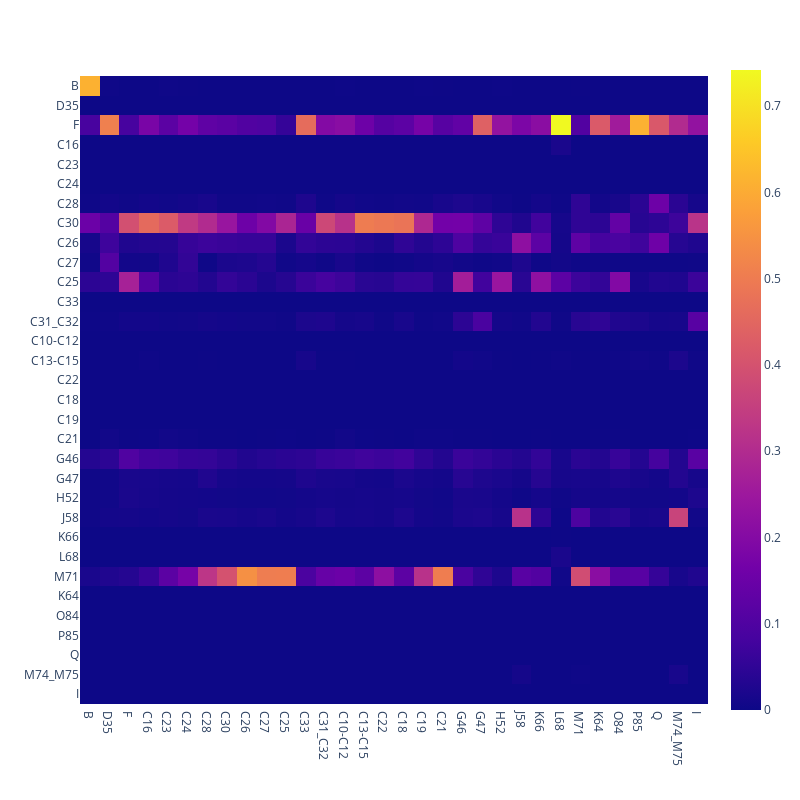

Source (notebook cell):
### Code cell
fig = px.imshow(avg_net)
fig.update_layout(
    autosize=False,
    width=800,
    height=800
)
fig.show()

### Figure 1 — Plotly figure (JSON) as saved in the notebook; plotly's stock layout.template omitted (floating-point values rounded to 4 significant figures; data arrays with more than 128 entries replaced by an {"elided": "..."} marker saying what was removed)
{"data": [{"coloraxis": "coloraxis", "hovertemplate": "x: %{x}<br>y: %{y}<br>color: %{z}<extra></extra>", "name": "0", "type": "heatmap", "x": ["B", "D35", "F", "C16", "C23", "C24", "C28", "C30", "C26", "C27", "C25", "C33", "C31_C32", "C28", "C10-C12", "C13-C15", "C22", "C23", "C18", "C19", "C21", "C22", "G46", "G47", "H52", "J58", "K66", "L68", "M71", "K64", "O84", "P85", "Q", "M74_M75", "I", "I", "C33"], "xaxis": "x", "y": ["B", "D35", "F", "C16", "C23", "C24", "C28", "C30", "C26", "C27", "C25", "C33", "C31_C32", "C28", "C10-C12", "C13-C15", "C22", "C23", "C18", "C19", "C21", "C22", "G46", "G47", "H52", "J58", "K66", "L68", "M71", "K64", "O84", "P85", "Q", "M74_M75", "I", "I", "C33"], "yaxis": "y", "z": {"elided": "37x37 float values"}}], "layout": {"autosize": false, "coloraxis": {"colorscale": [[0, "#0d0887"], [0.1111, "#46039f"], [0.2222, "#7201a8"], [0.3333, "#9c179e"], [0.4444, "#bd3786"], [0.5556, "#d8576b"], [0.6667, "#ed7953"], [0.7778, "#fb9f3a"], [0.8889, "#fdca26"], [1, "#f0f921"]]}, "height": 800, "margin": {"t": 60}, "width": 800, "xaxis": {"anchor": "y", "constrain": "domain", "domain": [0, 1], "scaleanchor": "y"}, "yaxis": {"anchor": "x", "autorange": "reversed", "constrain": "domain", "domain": [0, 1]}}}
